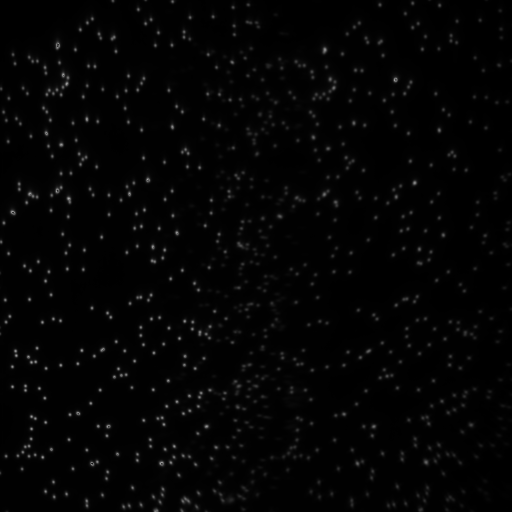
#> input picture Benchmarking/hel1_Avg/hel1_Avg_Frame.png, 512 x 512 px, found by its file name
$ python Manual_Select_Shft.py
#> lines starting #> are read from the running program, lines starting #| are printed output that depends on the picture
#> further down, image is the input picture: shape (512, 512); min 0, max 162, mean 4
### pma_open.py
import os
import numpy as np
import struct
import matplotlib.pyplot as plt
import imageio.v2 as imageio
from skimage import io
from PIL import Image
from skimage.feature import peak_local_max
from matplotlib import patches
from matplotlib.ticker import MultipleLocator

# [147 lines left out: functions read_pma_f0, read_pma, generate_images, generate_mp4, avg_frame_arr, avg_frame_png, not called in this run]

def dim_to_3(image):
    """ Converts a 2D grayscale image to a 3D RGB image"""
    return np.stack((image,) * 3, axis=-1)

def find_peaks_scipy_IDL(image_path, sigma=3, block_size=16, scaler_percent=32):
    """
    Finds peaks in an image using a method similar to IDL's peak finding.
    Calculates and removes background from the original image.

    Returns the coordinates of identified peaks and the background-subtracted image.
    """
#> called with sigma = 3, block_size = 16, scaler_percent = 32
    std = 4*sigma
    # Load image (assumes grayscale uint8 image)
    image = io.imread(image_path, as_gray=True).astype(np.uint8)
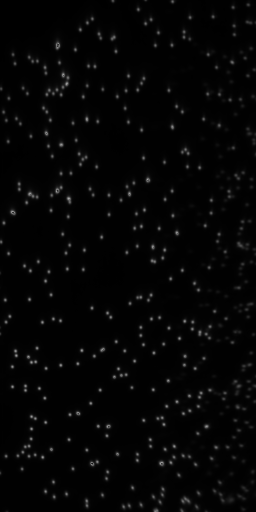
#> input picture Benchmarking/hel1_Avg/hel1_Avg_Frame_CH1.png, 256 x 512 px, found by its file name
#> image is the input picture: shape (512, 256); min 0, max 162, mean 4.9
    height, width = image.shape
#> height = 512; width = 256
    image_1 = image.copy()
    min_intensity = np.min(image_1)
#> min_intensity = 0
    max_intensity = np.max(image_1)
#> max_intensity = 162
    threshold = min_intensity + (scaler_percent / 100.0) * (max_intensity - min_intensity)
#> threshold = 51.84

    background = np.zeros((height, width), dtype=np.float32)

    for i in range(8, height, block_size):
        for j in range(8, width, block_size):
            background[(i-8)//block_size, (j-8)//block_size] = np.min(image_1[i-8:i+8, j-8:j+8])
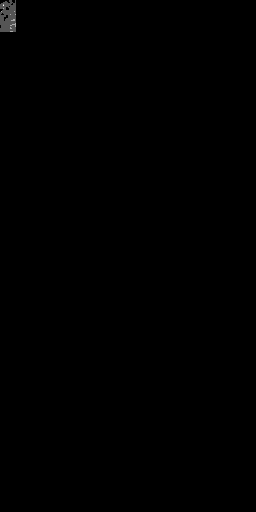
#> background: shape (512, 256) float32; min 0, max 3, mean 0.00362; drawn with min black and max white

    # Subtract background
    background = np.clip(background.astype(np.uint8) - 10, 0, 255)
    image_1 = image - background

    image_2 = image_1.copy()
    med = np.median(image_1)
#> med = 12

    # Apply threshold
    image_2[image_2 < (med + 3*std)] = 0

    # Detect peaks using peak_local_max
    peak_coords = peak_local_max(image_2, min_distance=int(sigma), threshold_abs=threshold)
#> peak_coords = 346 pairs, first value 4 to 506, second value 3 to 251

    return peak_coords, image_2

#Same Good Peaks as in img_avg.ipynb file
def good_peak_finder(image_path, sigma=3, block_size=16, scaler_percent=32, boarder=10, max_rad=3):
    """
    Identifies good peaks in an image by filtering out peaks that are:
    1. too close to the border
        or
    2. have a radius below a max_rad
    """
    peaks_coords_IDL, image_2 = find_peaks_scipy_IDL(image_path, sigma, block_size, scaler_percent)
#> peaks_coords_IDL has the same summary as peak_coords in find_peaks_scipy_IDL
    bad_peaks = []
    good_peaks = []
    height, width = io.imread(image_path).shape
#> height = 512; width = 256

    for peak in peaks_coords_IDL:
        y, x = peak
        # Extract the peak region, if pixels outside of 5x5 region are non-zero, then append peak to large_peaks
        if y < boarder or y > height - boarder or x < boarder or x > width - boarder:
            bad_peaks.append(peak)
        elif image_2[y, x + max_rad+1] > 0 or image_2[y, x - max_rad-1] > 0 or image_2[y+max_rad+1, x ] > 0 or image_2[y-max_rad-1, x] > 0:
            bad_peaks.append(peak)
        else:
            good_peaks.append(peak)
#> this loop made 346 passes
#> (y, x) on passes 1 to 3: (198, 68), (179, 147), (74, 63)
#> after the loop, bad_peaks = 67 pairs, first value 4 to 506, second value 3 to 251; good_peaks = 279 pairs, first value 16 to 502, second value 12 to 246

    good_peaks = np.array(good_peaks)
    bad_peaks = np.array(bad_peaks)

    return good_peaks, bad_peaks

def shift_peaks(peaks, shift=[0, 256]):
    """
    Shift peak coordinates by [0, 256]
    """
    return np.add(peaks, shift)


def init_annot(ax, text="", xy=(0, 0), xytext=(0, 10),textcoords="offset points", bbox=dict(boxstyle="round", fc="w"), arrowprops=dict(arrowstyle="->", color="w")):
    """
    Initializes the annotation object for interactive plots.
    """
    global annot
    annot = ax.annotate(text, xy=xy, xytext=xytext, textcoords=textcoords, bbox=bbox, arrowprops=arrowprops)
    annot.set_visible(False)
    return annot

# [999 lines left out: functions update_annot, print_coords_trigger, find_pairs, find_polyfit_params, apply_polyfit_params, draw_circle and 16 more, not called in this run]

### Benchmarking/Manual_Select_Shft.py
from pathlib import Path
import sys

current_file_path = Path(__file__)
parent_directory = current_file_path.parent.parent
sys.path.append(str(parent_directory))
from pma_open import *

#My image
# file_path = 'new files _24_3_25/hel1.pma'
image_path = "Benchmarking/hel1_Avg/hel1_Avg_Frame.png"
image = io.imread(image_path, as_gray=True)

#Chanel image paths
CH1_img_path = "Benchmarking/hel1_Avg/hel1_Avg_Frame_CH1.png"
CH2_img_path = "Benchmarking/hel1_Avg/hel1_Avg_Frame_CH2.png"

good_peaks_1,_ = good_peak_finder(CH1_img_path)
#> good_peaks_1 has the same summary as good_peaks in good_peak_finder
good_peaks_2_new,_ = good_peak_finder(CH2_img_path)
#> call 2 of find_peaks_scipy_IDL, with sigma = 3, block_size = 16, scaler_percent = 32
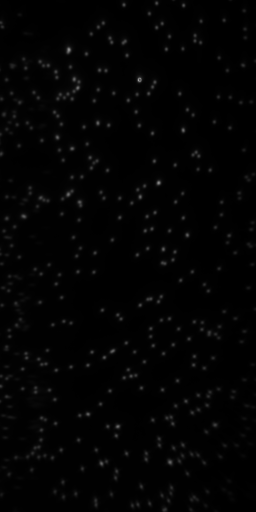
#> input picture Benchmarking/hel1_Avg/hel1_Avg_Frame_CH2.png, 256 x 512 px, found by its file name
#> in find_peaks_scipy_IDL, image is the input picture: shape (512, 256); min 0, max 158, mean 3.1
#> in find_peaks_scipy_IDL (call 2), `max_intensity = np.max(image_1)`: max_intensity = 158
#> in find_peaks_scipy_IDL (call 2), `threshold = min_intensity + (scaler_percent / 100.0) * (max_intensity ..`: threshold = 50.56
#> in find_peaks_scipy_IDL (call 2), `med = np.median(image_1)`: med = 11
#> in find_peaks_scipy_IDL (call 2), `peak_coords = peak_local_max(image_2, min_distance=int(sigma), thresho..`: peak_coords = 265 pairs, first value 3 to 505, second value 3 to 243
#> the loop in good_peak_finder (call 2), `for peak in peaks_coords_IDL:` made 265 passes
#> (y, x) on passes 1 to 3: (80, 138), (49, 68), (182, 158)
#> good_peaks_2_new = 231 pairs, first value 13 to 500, second value 11 to 243

# Move good_peaks_1 to CH2 to display full image
good_peaks_1_CH2 = shift_peaks(good_peaks_1)
#> good_peaks_1_CH2 = 279 pairs, first value 16 to 502, second value 268 to 502
good_peaks_2_CH2 = shift_peaks(good_peaks_2_new)
#> good_peaks_2_CH2 = 231 pairs, first value 13 to 500, second value 267 to 499
good_peaks_2_shift = shift_peaks(good_peaks_2_CH2, shift=[-1, -10])
#> good_peaks_2_shift = 231 pairs, first value 12 to 499, second value 257 to 489

fig = plt.figure(figsize=(8, 8))
ax = fig.subplots()
plt.axhline(y= 102, color='w', linestyle='--')
plt.axhline(y= 204, color='w', linestyle='--')
plt.axhline(y= 308, color='w', linestyle='--')
plt.axhline(y= 410, color='w', linestyle='--')

plt.axvline(x= 128, color='w', linestyle='--')
plt.axvline(x= 384, color='w', linestyle='--')

plt.axvline(x= 256, color='w', linestyle='-')
plt.suptitle("CH1 and CH2 Identified Peaks", fontsize=16)
plt.title("Hover over points to see peak index and coordinates \n Click on peaks to print peak info in terminal \n Indentify and select corresponding peaks in CH1 and CH2 from each section of the image", fontsize=10)
ax.set_xlabel("X")
ax.set_ylabel("Y")
ax.imshow(image, cmap="gray")

scat1 = ax.scatter(good_peaks_1[:, 1], good_peaks_1[:, 0], s=50, facecolors='none', edgecolors='b', label='Peaks from CH1')
scat2 = ax.scatter(good_peaks_2_shift[:, 1], good_peaks_2_shift[:, 0], s=50, facecolors='none', edgecolors='g', label='Peaks from CH2')
ax.legend(loc='upper right', bbox_to_anchor=(1.1, 1.15))

annot = init_annot(ax=ax)

scatter_data = [(scat1, good_peaks_1, "CH1"), (scat2, good_peaks_2_shift, "CH2")]
# Connect hover event to the figure
fig.canvas.mpl_connect("motion_notify_event", lambda event: print_coords_trigger(event, fig, scatter_data))
fig.canvas.mpl_connect("button_press_event", lambda event: print_coords_trigger(event, fig, scatter_data))

plt.show()
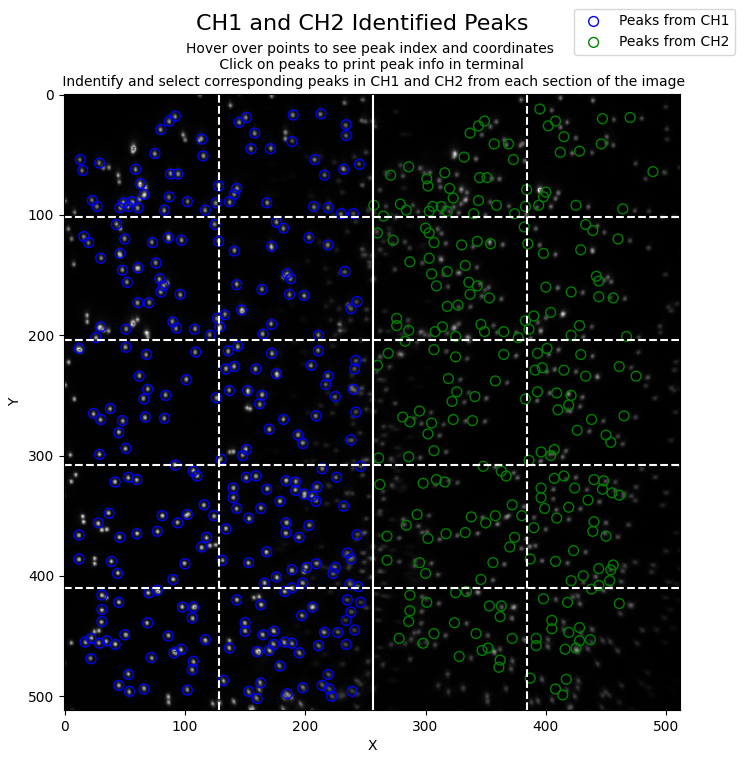
#> figure drawn by matplotlib, 1 panel
